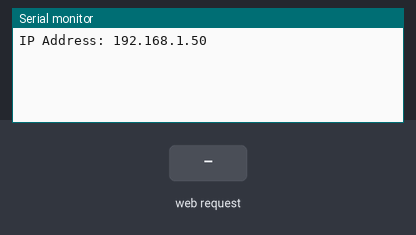
This sketch was run on a simulated ESP8266 (NodeMCU). On the bench: the last lines printed to the serial monitor. Inputs (shaded band) come from the test bench. WiFi joins after 1.5 s; servers stay silent unless stated.

Above: at 2.7 s.
2.8 s: HTTP request GET /get received
At 3.1 s:
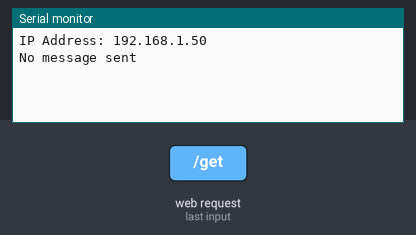
4.3 s: HTTP request GET /get?fname=1 received
At 5.5 s:
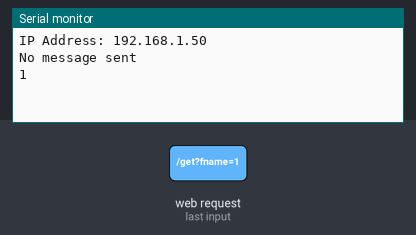

The sketch:

input_HTML_arduino_router_.ino
```cpp
// (licence header left out)
#include <Arduino.h>
#include <ESP8266WiFi.h>
#include <ESPAsyncTCP.h>
#include <ESPAsyncWebServer.h>

AsyncWebServer server(80);

// REPLACE WITH YOUR NETWORK CREDENTIALS
const char* ssid = "Pixel_5322";
const char* password = "dffac228dd6f";

//const char* PARAM_INPUT_1 = "input1";
// HTML web page to handle 3 input fields (input1, input2, input3)
const char index_html[] PROGMEM = R"rawliteral(
<!DOCTYPE HTML><html><head>
  <title>ESP Input Form</title>
  <meta name="viewport" content="width=device-width, initial-scale=1">
  </head><body>
  <form action="/get">
    Primer nombre: <input type="text" name="fname">
    <input type="submit" value="Submit">
  </form><br>
</body></html>)rawliteral";

void notFound(AsyncWebServerRequest *request) {
  request->send(404, "text/plain", "Not found");
}

void setup() {
  Serial.begin(115200);
  WiFi.mode(WIFI_STA);
  WiFi.begin(ssid, password);
  if (WiFi.waitForConnectResult() != WL_CONNECTED) {
    Serial.println("WiFi Failed!");
    return;
  }
  Serial.println();
  Serial.print("IP Address: ");
  Serial.println(WiFi.localIP());

  // Send web page with input fields to client
  server.on("/", HTTP_GET, [](AsyncWebServerRequest * request) {
    request->send_P(200, "text/html", index_html);
  });

  // Send a GET request to <ESP_IP>/get?input1=<inputMessage>
  server.on("/get", HTTP_GET, [] (AsyncWebServerRequest * request) {
    String inputMessage;
    String inputParam;
    // GET input1 value on <ESP_IP>/get?input1=<inputMessage>
    if (request->hasParam("fname")) {
      inputMessage = request->getParam("fname")->value();
      //inputParam = "input";
    }
    else {
      inputMessage = "No message sent";
      inputParam = "none";
    }
    Serial.println(inputMessage);
    request->send(200, "text/html", "HTTP GET request sent to your ESP on input field ("
                  + inputParam + ") with value: " + inputMessage +
                  "<br><a href=\"/\">Return to Home Page</a>");
  });
  server.onNotFound(notFound);
  server.begin();
}

void loop() {

}
```

Measured:
- after the input at 2.8 s, the serial monitor: prints a new line at once (image 1)
- after the input at 4.3 s, the serial monitor: prints a new line at once (image 2)
